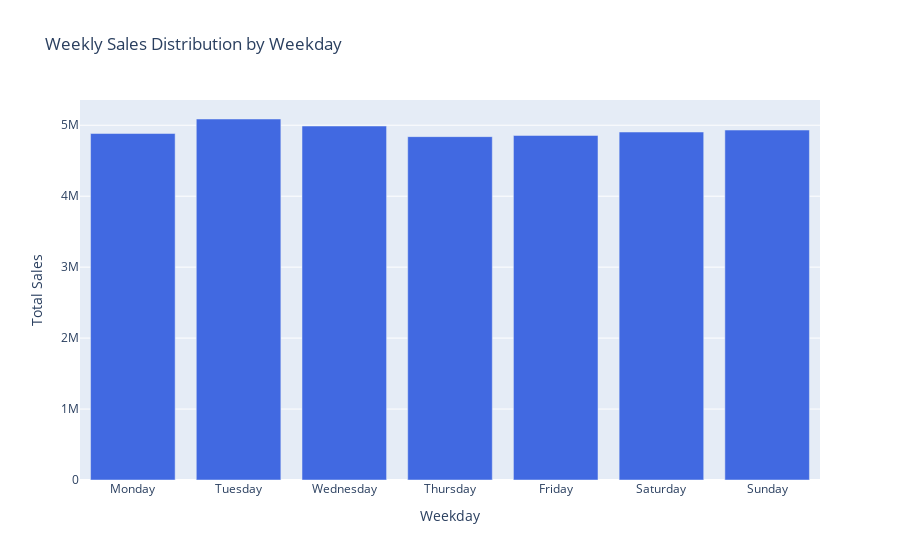

Notebook source saved alongside this figure:
### Code cell
df1['Order date'] = pd.to_datetime(df1['Order date'])

# Extract weekday from 'Order Date'
df1['Weekday'] = df1['Order date'].dt.day_name()

# Group by weekday and sum the sales
weekly_sales = df1.groupby('Weekday')['Sales'].sum().reset_index()

# Order the weekdays for proper visualization
ordered_weekdays = ['Monday', 'Tuesday', 'Wednesday', 'Thursday', 'Friday', 'Saturday', 'Sunday']
weekly_sales['Weekday'] = pd.Categorical(weekly_sales['Weekday'], categories=ordered_weekdays, ordered=True)
weekly_sales = weekly_sales.sort_values('Weekday')

# Create a column chart
fig = px.bar(weekly_sales, x='Weekday', y='Sales',
             title='Weekly Sales Distribution by Weekday',
             labels={'Sales': 'Total Sales'},
             color_discrete_sequence=['royalblue'])

# Show the plot
fig.show()

### Figure 1 — Plotly figure (JSON) as saved in the notebook; plotly's stock layout.template omitted (floating-point values rounded to 4 significant figures)
{"data": [{"alignmentgroup": "True", "hovertemplate": "Weekday=%{x}<br>Total Sales=%{y}<extra></extra>", "legendgroup": "", "marker": {"color": "royalblue", "pattern": {"shape": ""}}, "name": "", "offsetgroup": "", "orientation": "v", "showlegend": false, "textposition": "auto", "type": "bar", "x": ["Monday", "Tuesday", "Wednesday", "Thursday", "Friday", "Saturday", "Sunday"], "xaxis": "x", "y": [4883000.0, 5088000.0, 4989000.0, 4839000.0, 4856000.0, 4904000.0, 4932000.0], "yaxis": "y"}], "layout": {"autosize": true, "barmode": "relative", "legend": {"tracegroupgap": 0}, "title": {"text": "Weekly Sales Distribution by Weekday"}, "xaxis": {"anchor": "y", "autorange": true, "domain": [0, 1], "range": [-0.5, 6.5], "title": {"text": "Weekday"}, "type": "category"}, "yaxis": {"anchor": "x", "autorange": true, "domain": [0, 1], "range": [0, 5356000.0], "title": {"text": "Total Sales"}, "type": "linear"}}}
